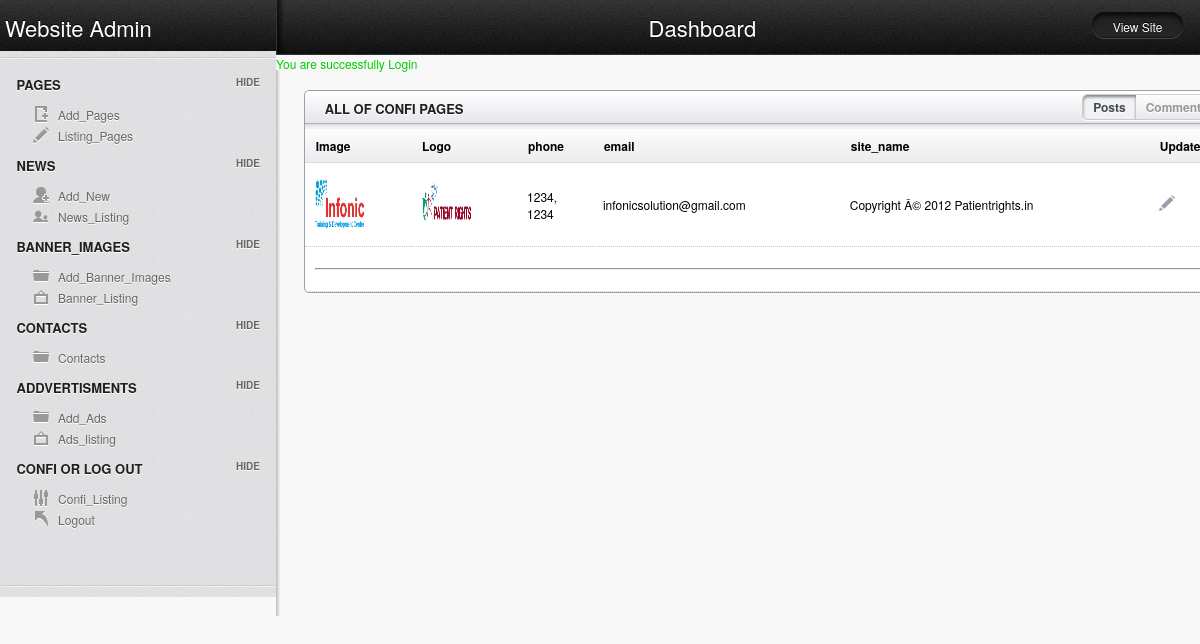
The app's page /admin/confi_listings.php (signed in) with its own data.
### tables this page shows
CREATE TABLE IF NOT EXISTS `confi` (
  `id` int(11) NOT NULL AUTO_INCREMENT,
  `image` varchar(255) NOT NULL,
  `logo` varchar(255) NOT NULL,
  `phone` varchar(15) NOT NULL,
  `phone2` varchar(15) NOT NULL,
  `email` varchar(255) NOT NULL,
  `site_name` text NOT NULL,
  `tiwtter` varchar(255) NOT NULL,
  `rediff` varchar(255) NOT NULL,
  `facebook` varchar(255) NOT NULL,
  PRIMARY KEY (`id`)
);

### admin/confi_listings.php (the view, shortened to what this page needs)
<!doctype html>
<html lang="en">
<head>
	<link href="all_one.css" rel="stylesheet">
	<link rel="stylesheet" href="css/layout.css" type="text/css" media="screen" />
</head>
<body>
<?php include("admin_header.php");?>
	<?php include("admin_left.php");?>
		<?php
$sql="select * from confi";
$ss=mysql_query($sql);
?>
<span class="msg">
<?php echo $_SESSION['message'];
?></span>
	<section id="main" class="column">
		<article class="module width_3_quarter">
		<header><h3 class="tabs_involved">All of confi Pages</h3>
		<ul class="tabs">
   			<li><a href="#tab1">Posts</a></li>
    		<li><a href="#tab2">Comments</a></li>
		</ul>
		</header>
<div class="tab_container">
			<div id="tab1" class="tab_content">
			<table class="tablesorter" cellspacing="0">
	<thead>
	<tr>
		<th>Image</th>
		<th>Logo</th>
		<th>phone</th>
		<th>email</th>
		<th>site_name</th>
		<th>Update</th>
</tr>
</thead>
			<tbody>
				<tr> <?php $fs=mysql_fetch_assoc($ss)?>
					<td><img src="../confi_image/<?php echo $fs['image'];?>" width="50px" height="50px" /></td>
					<td><img src="../confi_image/<?php echo $fs['logo'];?>" width="50px" height="50px" /></td>
					<td><?php echo $fs['phone'];?>,<br>
<?php echo $fs['phone2'];?></td>
					<td><?php echo $fs['email'];?></td>
					<td><?php echo $fs['site_name'];?></td>
					<td><a href="confi_update.php?id=<?php echo $fs['id'];?>"><input type="image" src="images/icn_edit.png" title="Edit"></a></td>
				</tr>
				<tr><td colspan="7"><hr />
		</td></tr>
		</tbody>
			</table>
			</div>
		</div>
		</article>
		<div class="spacer"></div>
	</section>
</body>
</html>

### admin/all_one.css (style rules this page uses)
.msg { color:#00CC00; }

### admin/css/layout.css (style rules this page uses)
html, div, map, dt, isindex, form, header, aside, section, section, article, footer { display: block; }
html, body { height: 100%; margin: 0; padding: 0; font-family: "Helvetica Neue", Helvetica, Arial, Verdana, sans-serif; background: #F8F8F8; font-size: 12px; }
.spacer { height: 20px; }
a:link, a:visited { color: #77BACE; text-decoration: none; }
section#main { width: 77%; min-height: 500px; background: url(../images/sidebar_shadow.png) repeat-y left top; float: left; margin-top: -2px; }
#main h3 { color: #1F1F20; text-transform: uppercase; text-shadow: 0 1px 0 #fff; font-size: 13px; margin: 8px 20px; }
.module { border: 1px solid #9BA0AF; width: 100%; margin: 20px 3% 0 3%; margin-top: 20px; -webkit-border-radius: 5px; -moz-border-radius: 5px; border-radius: 5px; background: #ffffff; }
#main .module header h3 { display: block; width: 90%; float: left; }
.module header { height: 38px; width: 100%; background: #F1F1F4 url(../images/secondary_bar.png) repeat-x; -webkit-border-top-left-radius: 5px; -webkit-border-top-right-radius: 5px; -moz-border-radius-topleft: 5px; -moz-border-radius-topright: 5px; border-top-left-radius: 5px; border-top-right-radius: 5px; }
.width_3_quarter { width: 100%; margin-right: 0; float: left; }
.tablesorter { width: 100%; margin: -5px 0 0 0; }
.tablesorter td { margin: 0; padding: 0; border-bottom: 1px dotted #ccc; }
.tablesorter thead tr { height: 34px; background: url(../images/table_sorter_header.png) repeat-x; text-align: left; text-indent: 10px; cursor: pointer; }
.tablesorter td { padding: 15px 10px; }
.tablesorter input[type=image] { margin-right: 10px; }
ul.tabs { margin: 3px 10px 0 0; padding: 0; float: right; list-style: none; height: 24px; -webkit-border-radius: 5px; -moz-border-radius: 5px; border-radius: 5px; -webkit-box-shadow: 0 1px 0 #fff; -moz-box-shadow: 0 1px 0 #fff; box-shadow: 0 1px 0 #fff; border: 1px solid #ccc; font-weight: bold; text-shadow: 0 1px 0 #fff; }
ul.tabs li { float: left; margin: 0; padding: 0; line-height: 24px; }
ul.tabs li a { text-decoration: none; color: #999; display: block; padding: 0 10px; height: 24px; }
html ul.tabs li.active a { color: #44474F; }
html ul.tabs li.active, html ul.tabs li.active a:hover { background: #F1F2F4; -webkit-box-shadow: inset 0 2px 3px #818181; -moz-box-shadow: inset 0 2px 3px #818181; box-shadow: inset 0 2px 3px #818181; }
html ul.tabs li:first-child, html ul.tabs li:first-child a { -webkit-border-top-left-radius: 5px; -webkit-border-bottom-left-radius: 5px; -moz-border-radius-topleft: 5px; -moz-border-radius-bottomleft: 5px; border-top-left-radius: 5px; border-bottom-left-radius: 5px; }
html ul.tabs li:last-child, html ul.tabs li:last-child a { -webkit-border-top-right-radius: 5px; -webkit-border-bottom-right-radius: 5px; -moz-border-radius-topright: 5px; -moz-border-radius-bottomright: 5px; border-top-right-radius: 5px; border-bottom-right-radius: 5px; }
#main .module header h3.tabs_involved { display: block; width: 60%; float: left; }

### records on screen
confi: image (picture), logo (picture), phone "1234", phone2 "1234", email "infonicsolution@gmail.com", site_name "Copyright Â© 2012 Patientrights.in"

### other values on screen
$_SESSION['message'] "You are successfully Login"
